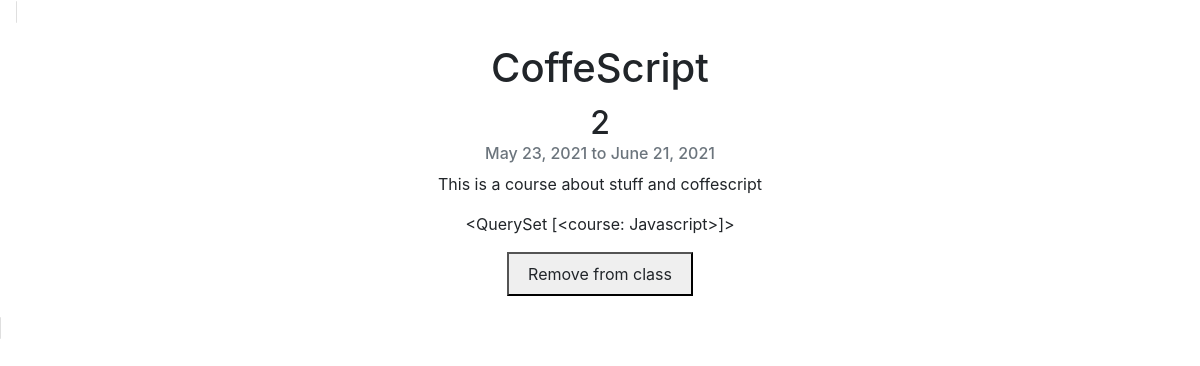
The page /course/2 (signed in) on the database as committed earlier.
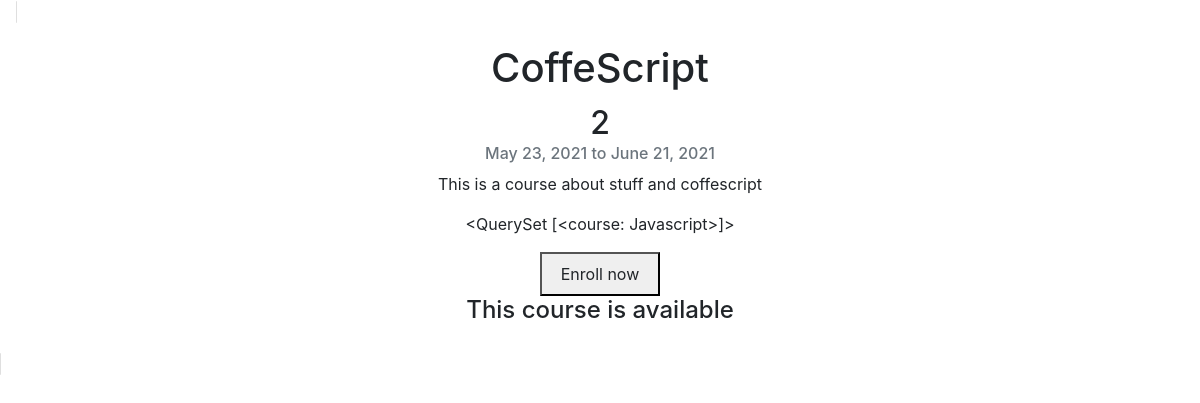
The same page on the database as committed later.
### base/views.py (the view)
# urls.py: path('course/<int:pk>', CourseDetailView.as_view(), name='course_detail'),
class CourseDetailView(LoginRequiredMixin, DetailView):
    model = course
    template_name = "course_detail.html"
    context_object_name = "course"

### base/models.py (called while the page is built)
    def __str__(self):
        return self.title

### base/templates/course_detail.html (shortened to what this page needs)
{% extends 'base.html' %}
{% block content %}
<div class="card" style="display: inline; width: 40rem; margin: 1rem 1rem 1rem 1rem; text-align: center;">
  <div class="card-body">
    <h1 class="card-title">{{ course.title }}</h1>
    <h2>{{ course.id }}</h2>
    <h6 class="card-subtitle mb-2 text-muted">
      {{ course.startDate }} to {{ course.endDate }}
    </h6>
    <p class="card-text">{{ course.description }}</p>
    <p>{{ request.user.courses_completed.all }}</p>
    {% if course.available and not course in request.user.courses_completed.all %}
    <button><a
      class="btn"
      href="{% url 'change-course' 'subscribe' course.id %}"
      class="card-link"
      >Enroll now</a
    ></button>
    <h4>This course is available</h4>
    {% else %}
    <button><a
    class="btn"
    href="{% url 'change-course' 'unsubscribe' course.id %}"
    class="card-link"
    >Remove from class</a
    ></button>
    {% endif %}
  </div>
</div>
{% endblock content %}

Rows that differ between the two databases and show on the page:
changed course "CoffeScript": available False → True (drawn)
Other text that changed with them:
text no longer shown: "Remove from class"
text now shown: "Enroll now This course is available"
